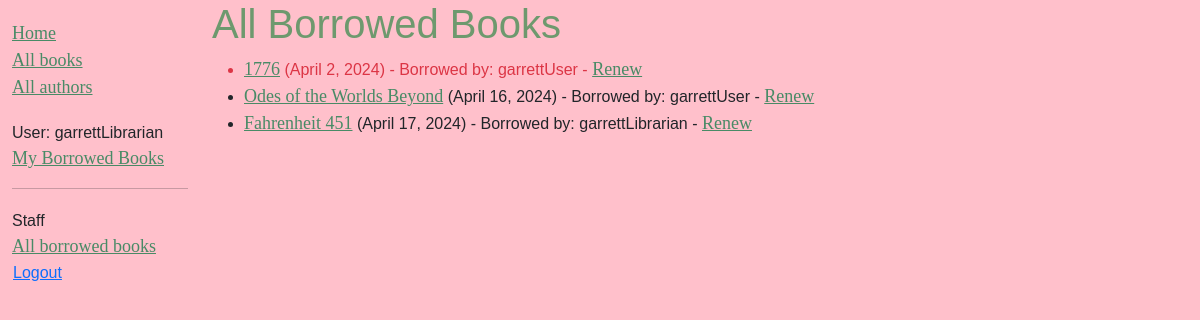
/catalog/borrowed-books/ (signed in), run on the app's committed database.
### catalog/models.py (models this page shows, shortened)
class BookInstance(models.Model):
    id = models.UUIDField(primary_key=True, default=uuid.uuid4,
                          help_text="Unique ID for this particular book across whole library")
    book = models.ForeignKey('Book', on_delete=models.RESTRICT, null=True)
    imprint = models.CharField(max_length=200)
    due_back = models.DateField(null=True, blank=True)
    LOAN_STATUS = (
        ('m', 'Maintenance'),
        ('o', 'On loan'),
        ('a', 'Available'),
        ('r', 'Reserved'),
    )
    status = models.CharField(
        max_length=1,
        choices=LOAN_STATUS,
        blank=True,
        default='m',
        help_text='Book availability',
    )
    borrower = models.ForeignKey(settings.AUTH_USER_MODEL,
    on_delete=models.SET_NULL, null=True, blank=True)
    class Meta:
        ordering = ['due_back']
        permissions = (("can_mark_returned", "Set book as returned"),)
    @property
    def is_overdue(self):
        return bool(self.due_back and date.today() > self.due_back)

class Book(models.Model):
    title = models.CharField(max_length=200)
    author = models.ForeignKey('Author', on_delete=models.RESTRICT, null=True)
    summary = models.TextField(
        max_length=1000, help_text="Enter a brief description of the book")
    isbn = models.CharField('ISBN', max_length=13,
                            unique=True,
                            help_text='13 Character <a href="https://www.isbn-international.org/content/what-isbn'
                                      '">ISBN number</a>')
    genre = models.ManyToManyField(
        Genre, help_text="Select a genre for this book")
    language = models.ForeignKey(
        'Language', on_delete=models.SET_NULL, null=True
    )
    def display_genre(self):
        """Creates a string for the Genre. This is required to display genre in Admin."""
        return ', '.join([genre.name for genre in self.genre.all()[:3]])
    display_genre.short_description = 'Genre'

### catalog/views.py (the view)
# urls.py: path('borrowed-books/', views.AllLoanedBooksView.as_view(), name='borrowed-books'),
class AllLoanedBooksView(PermissionRequiredMixin, generic.ListView):
    model = BookInstance
    permission_required = 'catalog.can_mark_returned'
    template_name = 'catalog/books_borrowed_librarian_view.html'
    def get_queryset(self):
        return (
            BookInstance.objects
            .filter(status__exact='o')
            .order_by('due_back')
        )

### catalog/templates/catalog/books_borrowed_librarian_view.html
{% extends "base_generic.html" %}
{% block content %}
    <h1>All Borrowed Books</h1>
    {% if bookinstance_list %}
    <ul>
      {% for bookinst in bookinstance_list %}
      <li class="{% if bookinst.is_overdue %}text-danger{% endif %}">
        <a href="{% url 'book-detail' bookinst.book.pk %}">{{ bookinst.book.title }}</a>
        ({{ bookinst.due_back }}) - Borrowed by: {{ bookinst.borrower }}
        {% if perms.catalog.can_mark_returned %}
          - <a href="{% url 'renew-book-librarian' bookinst.id %}">Renew</a>
        {% endif %}
      </li>
      {% endfor %}
    </ul>
    {% else %}
      <p>There are no books borrowed.</p>
    {% endif %}
{% endblock %}

### catalog/templates/base_generic.html (shortened to what this page needs)
<!DOCTYPE html>
<html lang="en">
  <head>
    <link href="https://cdn.jsdelivr.net/npm/bootstrap@5.3.3/dist/css/bootstrap.min.css"
      rel="stylesheet"
>
    {% load static %}
    <link rel="stylesheet" href="{% static 'css/styles.css' %}" />
  </head>
  <body>
    <div class="container-fluid">
      <div class="row">
        <div class="col-sm-2">
          {% block sidebar %}
            <ul class="sidebar-nav">
              <li><a href="{% url 'index' %}">Home</a></li>
              <li><a href="{% url 'books' %}">All books</a></li>
              <li><a href="{% url 'authors' %}">All authors</a></li>
            </ul>
            <ul class="sidebar-nav">
             {% if user.is_authenticated %}
              <li>User: {{ user.get_username }}</li>
              <li><a href="{% url 'my-borrowed' %}">My Borrowed Books</a></li>
              {% if user.is_staff %}
                <hr>
                <ul class="sidebar-nav">
                  <li>Staff</li>
                  <li><a href="{% url 'borrowed-books' %}">All borrowed books</a></li>
                </ul>
              {% endif %}
               <li>
                 <form id="logout-form" method="post" action="{% url 'logout' %}">
                   <button type="submit" class="btn btn-link">Logout</button>
                 </form>
               </li>
             {% else %}
               <li><a href="{% url 'login' %}?next={{ request.path }}">Login</a></li>
             {% endif %}
            </ul>
          {% endblock %}
        </div>
        <div class="col-sm-10 ">{% block content %}{% endblock %}
        </div>
      </div>
    </div>
  </body>
</html>

### catalog/static/css/styles.css (style rules this page uses)
.sidebar-nav { margin-top: 20px; padding: 0; list-style: none; }
body { background-color: pink; font-family: 'Gill Sans', 'Gill Sans MT', Calibri, 'Trebuchet MS', sans-serif; }
a { color: rgb(73, 138, 102); font-size: large; font-weight: 500; font-family: 'Times New Roman', Times, serif; }
h1 { color: rgb(110, 153, 110); }
#logout-form { display: inline; }
#logout-form button { padding: 0; margin: 0; }

### data on the page
BookInstance: book "1776", due_back "April 2, 2024", borrower "garrettUser"
BookInstance: book "Odes of the Worlds Beyond", due_back "April 16, 2024", borrower "garrettUser"
BookInstance: book "Fahrenheit 451", due_back "April 17, 2024", borrower "garrettLibrarian"

### other printed values
{{ user.get_username }} "garrettLibrarian"
